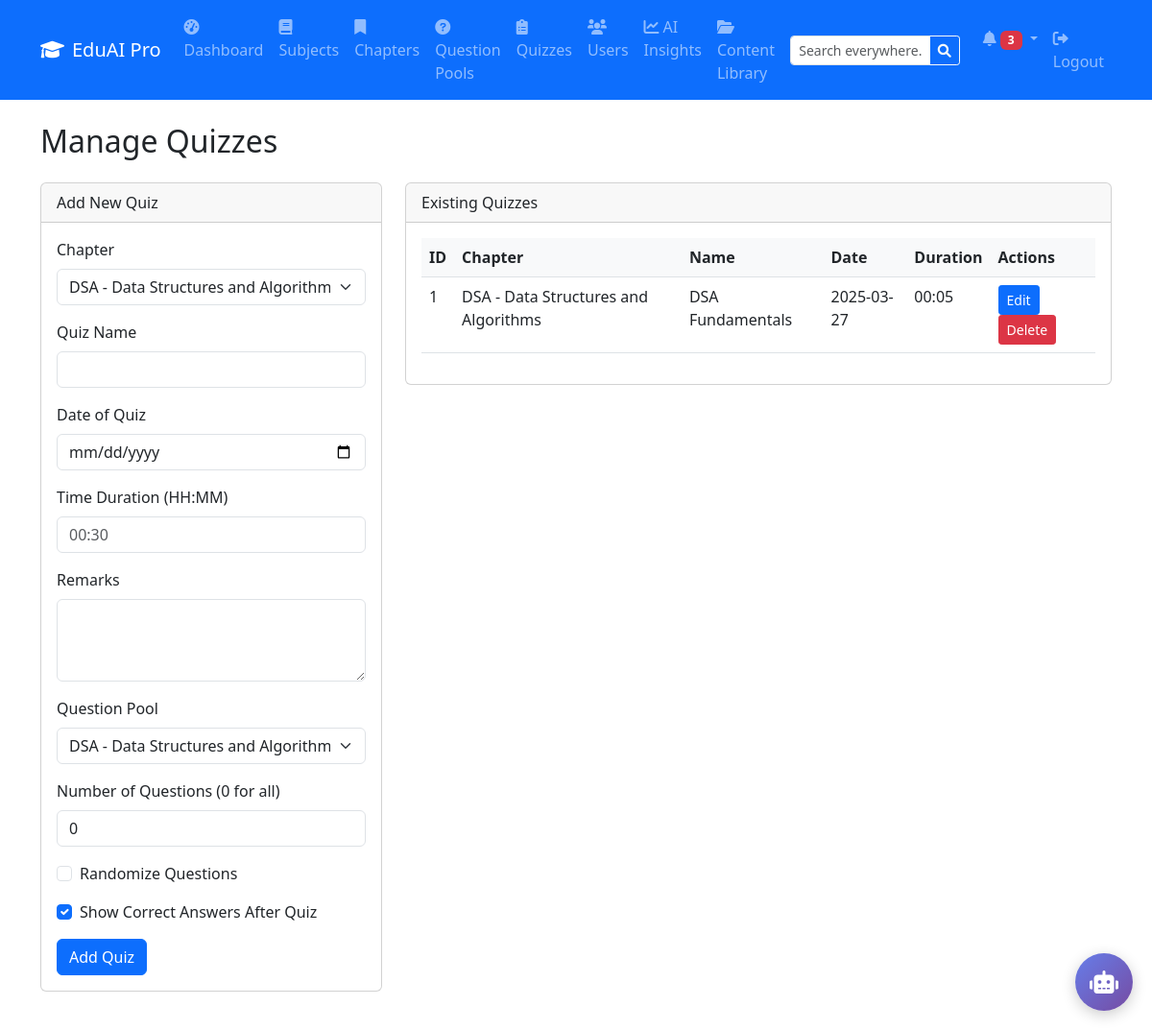
/admin/quizzes (signed in), run on an earlier commit of the app's database.
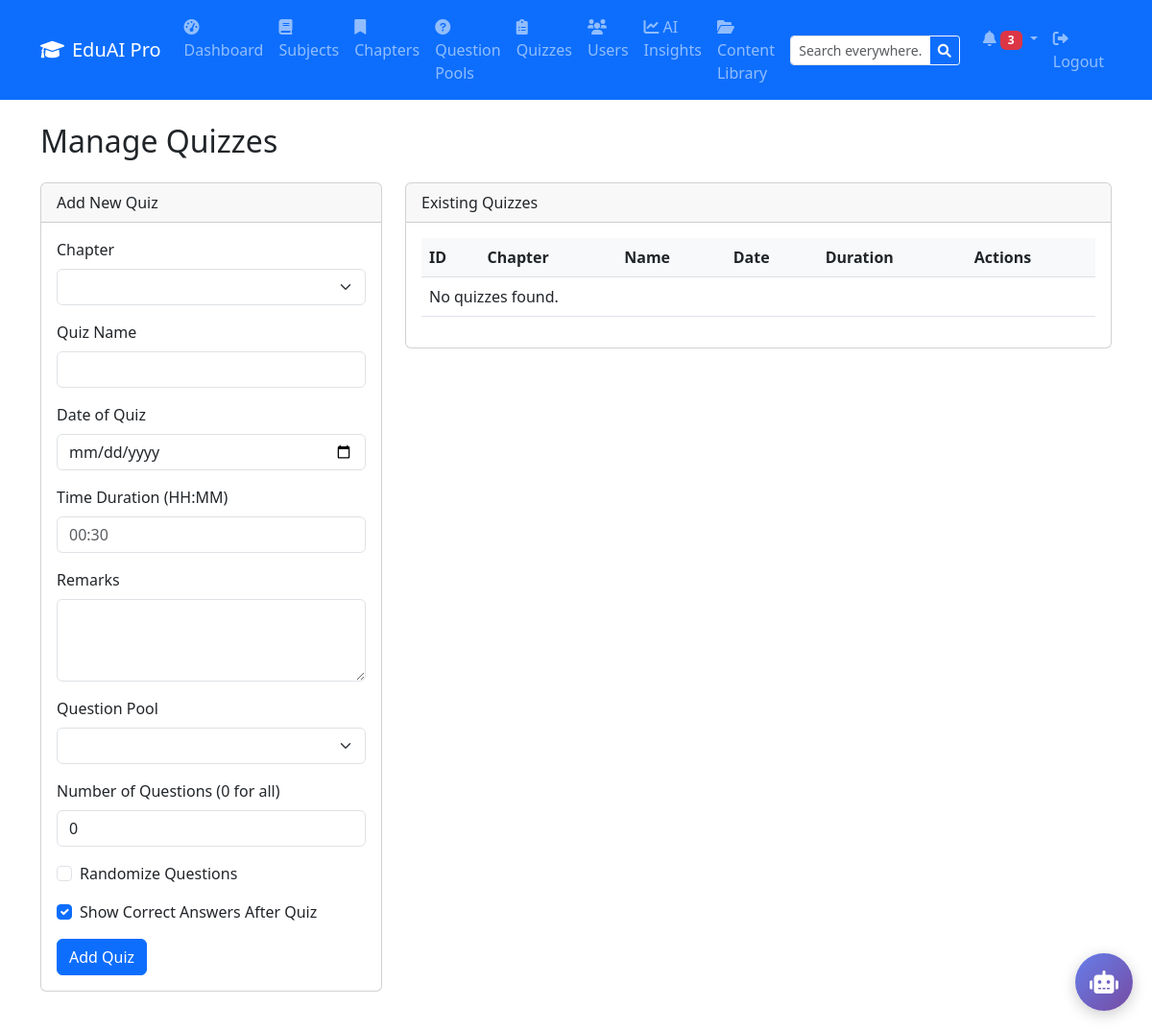
And on a later commit of the database.
### models.py (models this page shows)
class Quiz(db.Model):
    __tablename__ = 'quizzes'
    id = db.Column(db.Integer, primary_key=True, autoincrement=True)
    chapter_id = db.Column(db.Integer, db.ForeignKey('chapters.id'), nullable=False)
    name = db.Column(db.String(100), nullable=False)
    date_of_quiz = db.Column(db.Date, nullable=False)
    time_duration = db.Column(db.String(5), nullable=False)  # Format: "HH:MM"
    remarks = db.Column(db.Text)
    randomize_questions = db.Column(db.Boolean, default=False)
    num_questions_from_pool = db.Column(db.Integer, default=0)  # 0 means all questions
    show_correct_answers = db.Column(db.Boolean, default=True)
    pool_id = db.Column(db.Integer, db.ForeignKey('question_pools.id'))
    attempts = db.relationship('QuizAttempt', backref='quiz', lazy=True, cascade="all, delete-orphan")

class Subject(db.Model):
    __tablename__ = 'subjects'
    id = db.Column(db.Integer, primary_key=True, autoincrement=True)
    name = db.Column(db.String(100), nullable=False)
    description = db.Column(db.Text)
    chapters = db.relationship('Chapter', backref='subject', lazy=True, cascade="all, delete-orphan")

class Chapter(db.Model):
    __tablename__ = 'chapters'
    id = db.Column(db.Integer, primary_key=True, autoincrement=True)
    subject_id = db.Column(db.Integer, db.ForeignKey('subjects.id'), nullable=False)
    name = db.Column(db.String(100), nullable=False)
    description = db.Column(db.Text)
    quizzes = db.relationship('Quiz', backref='chapter', lazy=True, cascade="all, delete-orphan")
    pools = db.relationship('QuestionPool', backref='chapter', lazy=True, cascade="all, delete-orphan")

### app.py (the view, shortened to what this page needs)
@app.route('/admin/quizzes', methods=['GET', 'POST'])
@admin_required
def admin_quizzes():
    chapters = Chapter.query.all()
    pools = QuestionPool.query.all()
    quizzes = Quiz.query.all()
    return render_template('admin/quizzes.html', chapters=chapters, pools=pools, quizzes=quizzes)

### app.py (called while the page is built)
def admin_required(f):
    @wraps(f)
    def decorated_function(*args, **kwargs):
        if 'user_id' not in session:
            flash('Please log in to access this page', 'warning')
            return redirect(url_for('login'))
        user = db.session.get(User, session['user_id'])
        if not user or not user.is_admin:
            flash('You do not have permission to access this page', 'danger')
            return redirect(url_for('dashboard'))
        return f(*args, **kwargs)
    return decorated_function

### templates/admin/quizzes.html (shortened to what the changed rows need)
{% extends 'base.html' %}
{% block content %}
<h2>Manage Quizzes</h2>
<div class="row mt-4">
    <div class="col-md-4">
        <div class="card">
            <div class="card-body">
                <form method="POST" action="{{ url_for('admin_quizzes') }}">
                    <div class="mb-3">
                        <label for="chapter_id" class="form-label">Chapter</label>
                        <select class="form-select" id="chapter_id" name="chapter_id" required>
                            {% for chapter in chapters %}
                                <option value="{{ chapter.id }}">{{ chapter.subject.name }} - {{ chapter.name }}</option>
                            {% endfor %}
                        </select>
                    </div>
                    <div class="mb-3">
                        <label for="pool_id" class="form-label">Question Pool</label>
                        <select class="form-select" id="pool_id" name="pool_id" required>
                            {% for pool in pools %}
                                <option value="{{ pool.id }}">{{ pool.chapter.subject.name }} - {{ pool.chapter.name }} - {{ pool.name }}</option>
                            {% endfor %}
                        </select>
                    </div>
                </form>
            </div>
        </div>
    </div>
    <div class="col-md-8">
        <div class="card">
            <div class="card-body">
                <table class="table">
                    <thead>
                        <tr>
                            <th>ID</th>
                            <th>Chapter</th>
                            <th>Name</th>
                            <th>Date</th>
                            <th>Duration</th>
                            <th>Actions</th>
                        </tr>
                    </thead>
                    <tbody>
                        {% for quiz in quizzes %}
                            <tr>
                                <td>{{ quiz.id }}</td>
                                <td>{{ quiz.chapter.subject.name }} - {{ quiz.chapter.name }}</td>
                                <td>{{ quiz.name }}</td>
                                <td>{{ quiz.date_of_quiz.strftime('%Y-%m-%d') }}</td>
                                <td>{{ quiz.time_duration }}</td>
                                <td>
                                    <a href="{{ url_for('edit_quiz', quiz_id=quiz.id) }}" class="btn btn-sm btn-primary">Edit</a>
                                    <a href="{{ url_for('delete_quiz', quiz_id=quiz.id) }}" class="btn btn-sm btn-danger" onclick="return confirm('Are you sure you want to delete this quiz?')">Delete</a>
                                </td>
                            </tr>
                        {% else %}
                            <tr>
                                <td colspan="6">No quizzes found.</td>
                            </tr>
                        {% endfor %}
                    </tbody>
                </table>
            </div>
        </div>
    </div>
</div>
{% endblock %}

What changed in the data, as far as the page shows it:
removed Quiz: id "1", chapter.subject.name "DSA", chapter.name "Data Structures and Algorithms", name "DSA Fundamentals", date_of_quiz "2025-03-27", time_duration "00:05"
Also different on the page:
form field chapter_id: "DSA - Data Structures and Algorithms" → (not shown)
form field pool_id: "DSA - Data Structures and Algorithms - DSA Fundamentals" → (not shown)
text now shown: "No quizzes found."
